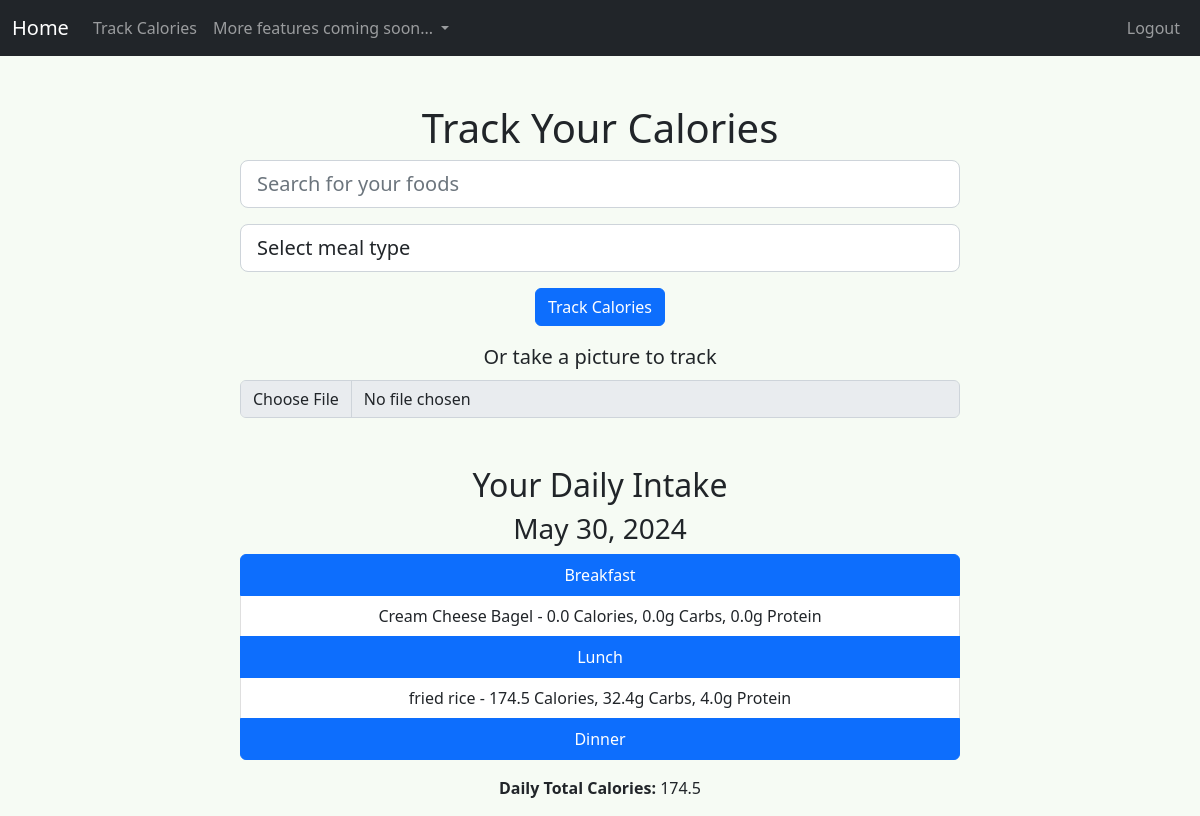
Page /track-calories/ (signed in) on the committed database.
### counter/models.py (models this page shows, shortened)
class FoodEntry(models.Model):
    user = models.ForeignKey(User, on_delete=models.CASCADE)
    food = models.ForeignKey(Food, on_delete=models.CASCADE)
    date = models.DateField(auto_now_add=True)
    meal_type = models.CharField(max_length=10, choices=[('breakfast', 'Breakfast'), ('lunch', 'Lunch'), ('dinner', 'Dinner')])

class Food(models.Model):
    name = models.CharField(max_length=100)
    calories = models.FloatField(default=0.0)
    carbs = models.FloatField(default=0.0)
    protein = models.FloatField(default=0.0)

### counter/views.py (the view, shortened to what this page needs)
# urls.py: path('track-calories/', track_calories, name='track_calories'),
@login_required
def track_calories(request):
    api_data = None
    error_message = None
    entries_by_date = {}
    food_entries = FoodEntry.objects.filter(user=request.user).order_by('-date')
    for entry in food_entries:
        entry_date = entry.date.strftime('%B %d, %Y')
        if entry_date not in entries_by_date:
            entries_by_date[entry_date] = {
                'breakfast': [],
                'lunch': [],
                'dinner': [],
                'total_calories': 0
            }
        entries_by_date[entry_date][entry.meal_type].append(entry)
        entries_by_date[entry_date]['total_calories'] += entry.food.calories
    context = {
        'api': api_data,
        'error': error_message,
        'entries_by_date': entries_by_date
    }
    return render(request, 'events/track_calories.html', context)

### counter/templates/events/track_calories.html (shortened to what this page needs)
{% extends 'events/base.html' %}
{% load static %}
{% block content %}
<head>
  <link
    href="https://cdn.jsdelivr.net/npm/bootstrap@5.2.0-beta1/dist/css/bootstrap.min.css"
    rel="stylesheet"
  />
  <link href="{% static 'style.css' %}" rel="stylesheet" type="text/css" />
</head>
<div class="container">
  <div class="row justify-content-center">
    <div class="col-md-8 text-center">
      <h1 class="mt-5">Track Your Calories</h1>
      <form method="POST">
        <div class="input-group input-group-lg mb-3">
          <input
            type="text"
            name="query"
            class="form-control"
            placeholder="Search for your foods"
            required
          />
        </div>
        <div class="input-group input-group-lg mb-3">
          <select id="mealTypeSelect" name="meal_type" class="form-control" required>
            <option value="" disabled selected>Select meal type</option>
          </select>
        </div>
        <button class="btn btn-primary mb-3" type="submit">
          Track Calories
        </button>
        <div class="mb-3">
          <label for="file" class="form-label custom-file-label">Or take a picture to track</label>
          <input
            type="file"
            id="imageInput"
            name="imageInput"
            accept="image/*"
            class="form-control"
            disabled
          />
        </div>
      </form>
      <h2 class="mt-5">Your Daily Intake</h2>
      {% for entry_date, meals in entries_by_date.items %}
      <h3>{{ entry_date }}</h3>
      <ul class="list-group mb-3">
        <li class="list-group-item active">Breakfast</li>
        {% for entry in meals.breakfast %}
        <li class="list-group-item">
          {{ entry.food.name }} - {{ entry.food.calories }} Calories, {{entry.food.carbs }}g Carbs, {{ entry.food.protein }}g Protein
        </li>
        {% endfor %}
        <li class="list-group-item active">Lunch</li>
        {% for entry in meals.lunch %}
        <li class="list-group-item">
          {{ entry.food.name }} - {{ entry.food.calories }} Calories, {{ entry.food.carbs }}g Carbs, {{ entry.food.protein }}g Protein
        </li>
        {% endfor %}
        <li class="list-group-item active">Dinner</li>
      </ul>
      <p><strong>Daily Total Calories:</strong> {{ meals.total_calories }}</p>
      {% endfor %}
    </div>
  </div>
</div>
{% endblock %}

### counter/templates/events/base.html (shortened to what this page needs)
<!DOCTYPE html>
{% load static %}
<html lang="en">
<head>
    <link rel="stylesheet" href="https://stackpath.bootstrapcdn.com/bootstrap/5.2.0/css/bootstrap.min.css">
</head>
<body>
    {% include 'events/navbar.html' %}
    <div class="container">
        {% block content %}
        {% endblock %}
    </div>
</body>
</html>

### counter/templates/events/navbar.html (shortened to what this page needs)
<nav class="navbar navbar-expand-lg navbar-dark bg-dark">
  <div class="container-fluid">
      <a class="navbar-brand" href="{% url 'home' %}">Home</a>
      <div class="collapse navbar-collapse" id="navbarSupportedContent">
          <ul class="navbar-nav me-auto mb-2 mb-lg-0">
              <li class="nav-item">
                  <a class="nav-link" href="{% url 'track_calories' %}">Track Calories</a>
              </li>
              <li class="nav-item dropdown">
                  <a class="nav-link dropdown-toggle" href="#" role="button" data-bs-toggle="dropdown" aria-expanded="false">
                      More features coming soon...
                  </a>
              </li>
          </ul>
          <ul class="navbar-nav mb-2 mb-lg-0">
              {% if user.is_authenticated %}
                  <li class="nav-item">
                      <a class="nav-link" href="{% url 'logout' %}">Logout</a>
                  </li>
              {% endif %}
          </ul>
      </div>
  </div>
</nav>

### munchmeter/static/style.css (style rules this page uses)
body { background-color: #f6fbf4; }
h1 { font-weight: 300; }
.custom-file-label { font-size: 1.25rem; display: block; margin-bottom: 0.5rem; cursor: pointer; }

### rows in the picture
FoodEntry: food.name "Cream Cheese Bagel", food.calories "0.0", food.carbs "0.0", food.protein "0.0"
FoodEntry: food.name "fried rice", food.calories "174.5", food.carbs "32.4", food.protein "4.0"

### other values in the picture
{{ entry_date }} "May 30, 2024"
{{ meals.total_calories }} "174.5"
